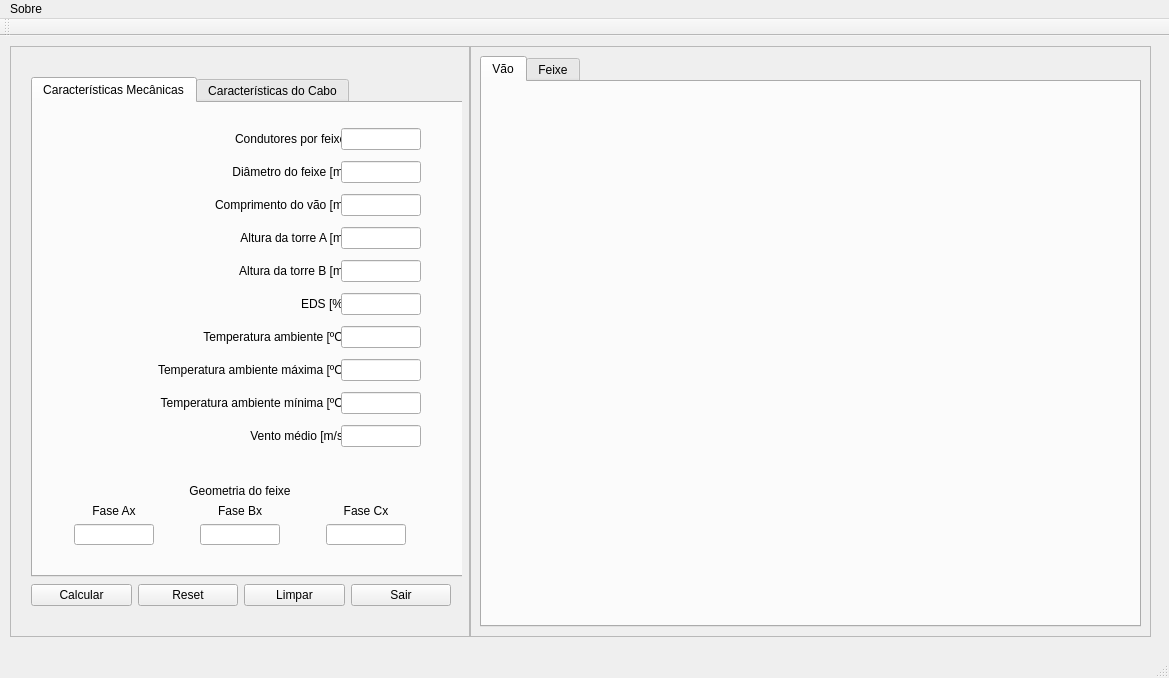
<?xml version="1.0" encoding="UTF-8"?>
<ui version="4.0">
 <class>MainWindow</class>
 <widget class="QMainWindow" name="MainWindow">
  <property name="geometry">
   <rect>
    <x>0</x>
    <y>0</y>
    <width>1169</width>
    <height>678</height>
   </rect>
  </property>
  <property name="windowTitle">
   <string>MainWindow</string>
  </property>
  <widget class="QWidget" name="centralWidget">
   <widget class="QFrame" name="frame">
    <property name="geometry">
     <rect>
      <x>10</x>
      <y>10</y>
      <width>460</width>
      <height>591</height>
     </rect>
    </property>
    <property name="minimumSize">
     <size>
      <width>460</width>
      <height>550</height>
     </size>
    </property>
    <property name="maximumSize">
     <size>
      <width>440</width>
      <height>16777215</height>
     </size>
    </property>
    <property name="frameShape">
     <enum>QFrame::StyledPanel</enum>
    </property>
    <property name="frameShadow">
     <enum>QFrame::Raised</enum>
    </property>
    <widget class="QWidget" name="layoutWidget1">
     <property name="geometry">
      <rect>
       <x>10</x>
       <y>10</y>
       <width>442</width>
       <height>561</height>
      </rect>
     </property>
     <layout class="QVBoxLayout" name="verticalLayout_7">
      <item>
       <widget class="QTabWidget" name="tabWidget">
        <property name="minimumSize">
         <size>
          <width>440</width>
          <height>500</height>
         </size>
        </property>
        <property name="maximumSize">
         <size>
          <width>410</width>
          <height>480</height>
         </size>
        </property>
        <property name="currentIndex">
         <number>0</number>
        </property>
        <widget class="QWidget" name="tab_1">
         <attribute name="title">
          <string>Características Mecânicas</string>
         </attribute>
         <widget class="QWidget" name="layoutWidget2">
          <property name="geometry">
           <rect>
            <x>9</x>
            <y>9</y>
            <width>390</width>
            <height>351</height>
           </rect>
          </property>
          <layout class="QVBoxLayout" name="_2">
           <item>
            <layout class="QHBoxLayout" name="horizontalLayout">
             <item>
              <widget class="QLabel" name="labelNFeixe">
               <property name="minimumSize">
                <size>
                 <width>300</width>
                 <height>0</height>
                </size>
               </property>
               <property name="maximumSize">
                <size>
                 <width>16777215</width>
                 <height>16777215</height>
                </size>
               </property>
               <property name="layoutDirection">
                <enum>Qt::LeftToRight</enum>
               </property>
               <property name="text">
                <string>Condutores por feixe: </string>
               </property>
               <property name="alignment">
                <set>Qt::AlignRight|Qt::AlignTrailing|Qt::AlignVCenter</set>
               </property>
               <property name="buddy">
                <cstring>lineNFeixe</cstring>
               </property>
              </widget>
             </item>
             <item>
              <widget class="QLineEdit" name="lineNFeixe">
               <property name="minimumSize">
                <size>
                 <width>80</width>
                 <height>0</height>
                </size>
               </property>
               <property name="maximumSize">
                <size>
                 <width>80</width>
                 <height>16777215</height>
                </size>
               </property>
              </widget>
             </item>
            </layout>
           </item>
           <item>
            <layout class="QHBoxLayout" name="horizontalLayout_2">
             <item>
              <widget class="QLabel" name="labelDiametroFeixe">
               <property name="minimumSize">
                <size>
                 <width>300</width>
                 <height>0</height>
                </size>
               </property>
               <property name="maximumSize">
                <size>
                 <width>16777215</width>
                 <height>16777215</height>
                </size>
               </property>
               <property name="layoutDirection">
                <enum>Qt::LeftToRight</enum>
               </property>
               <property name="text">
                <string>Diâmetro do feixe [m]: </string>
               </property>
               <property name="alignment">
                <set>Qt::AlignRight|Qt::AlignTrailing|Qt::AlignVCenter</set>
               </property>
               <property name="buddy">
                <cstring>lineDiametroFeixe</cstring>
               </property>
              </widget>
             </item>
             <item>
              <widget class="QLineEdit" name="lineDiametroFeixe">
               <property name="minimumSize">
                <size>
                 <width>80</width>
                 <height>0</height>
                </size>
               </property>
               <property name="maximumSize">
                <size>
                 <width>80</width>
                 <height>16777215</height>
                </size>
               </property>
              </widget>
             </item>
            </layout>
           </item>
           <item>
            <layout class="QHBoxLayout" name="horizontalLayout_3">
             <item>
              <widget class="QLabel" name="labelComprimentoVao">
               <property name="minimumSize">
                <size>
                 <width>300</width>
                 <height>0</height>
                </size>
               </property>
               <property name="maximumSize">
                <size>
                 <width>16777215</width>
                 <height>16777215</height>
                </size>
               </property>
               <property name="layoutDirection">
                <enum>Qt::LeftToRight</enum>
               </property>
               <property name="text">
                <string>Comprimento do vão [m]: </string>
               </property>
               <property name="alignment">
                <set>Qt::AlignRight|Qt::AlignTrailing|Qt::AlignVCenter</set>
               </property>
               <property name="buddy">
                <cstring>lineComprimentoVao</cstring>
               </property>
              </widget>
             </item>
             <item>
              <widget class="QLineEdit" name="lineComprimentoVao">
               <property name="minimumSize">
                <size>
                 <width>80</width>
                 <height>0</height>
                </size>
               </property>
               <property name="maximumSize">
                <size>
                 <width>80</width>
                 <height>16777215</height>
                </size>
               </property>
              </widget>
             </item>
            </layout>
           </item>
           <item>
            <layout class="QHBoxLayout" name="horizontalLayout_4">
             <item>
              <widget class="QLabel" name="labelAlturaTorreA">
               <property name="minimumSize">
                <size>
                 <width>300</width>
                 <height>0</height>
                </size>
               </property>
               <property name="maximumSize">
                <size>
                 <width>16777215</width>
                 <height>16777215</height>
                </size>
               </property>
               <property name="layoutDirection">
                <enum>Qt::LeftToRight</enum>
               </property>
               <property name="text">
                <string>Altura da torre A [m]: </string>
               </property>
               <property name="alignment">
                <set>Qt::AlignRight|Qt::AlignTrailing|Qt::AlignVCenter</set>
               </property>
               <property name="buddy">
                <cstring>lineAlturaTorreA</cstring>
               </property>
              </widget>
             </item>
             <item>
              <widget class="QLineEdit" name="lineAlturaTorreA">
               <property name="minimumSize">
                <size>
                 <width>80</width>
                 <height>0</height>
                </size>
               </property>
               <property name="maximumSize">
                <size>
                 <width>80</width>
                 <height>16777215</height>
                </size>
               </property>
              </widget>
             </item>
            </layout>
           </item>
           <item>
            <layout class="QHBoxLayout" name="horizontalLayout_18">
             <item>
              <widget class="QLabel" name="labelAlturaTorreB">
               <property name="minimumSize">
                <size>
                 <width>300</width>
                 <height>0</height>
                </size>
               </property>
               <property name="maximumSize">
                <size>
                 <width>16777215</width>
                 <height>16777215</height>
                </size>
               </property>
               <property name="layoutDirection">
                <enum>Qt::LeftToRight</enum>
               </property>
               <property name="text">
                <string>Altura da torre B [m]: </string>
               </property>
               <property name="alignment">
                <set>Qt::AlignRight|Qt::AlignTrailing|Qt::AlignVCenter</set>
               </property>
               <property name="buddy">
                <cstring>lineAlturaTorreA</cstring>
               </property>
              </widget>
             </item>
             <item>
              <widget class="QLineEdit" name="lineAlturaTorreB">
               <property name="minimumSize">
                <size>
                 <width>80</width>
                 <height>0</height>
                </size>
               </property>
               <property name="maximumSize">
                <size>
                 <width>80</width>
                 <height>16777215</height>
                </size>
               </property>
              </widget>
             </item>
            </layout>
           </item>
           <item>
            <layout class="QHBoxLayout" name="horizontalLayout_5">
             <item>
              <widget class="QLabel" name="labelEDS">
               <property name="minimumSize">
                <size>
                 <width>300</width>
                 <height>0</height>
                </size>
               </property>
               <property name="maximumSize">
                <size>
                 <width>16777215</width>
                 <height>16777215</height>
                </size>
               </property>
               <property name="layoutDirection">
                <enum>Qt::LeftToRight</enum>
               </property>
               <property name="text">
                <string>EDS [%]: </string>
               </property>
               <property name="alignment">
                <set>Qt::AlignRight|Qt::AlignTrailing|Qt::AlignVCenter</set>
               </property>
               <property name="buddy">
                <cstring>lineEDS</cstring>
               </property>
              </widget>
             </item>
             <item>
              <widget class="QLineEdit" name="lineEDS">
               <property name="minimumSize">
                <size>
                 <width>80</width>
                 <height>0</height>
                </size>
               </property>
               <property name="maximumSize">
                <size>
                 <width>80</width>
                 <height>16777215</height>
                </size>
               </property>
              </widget>
             </item>
            </layout>
           </item>
           <item>
            <layout class="QHBoxLayout" name="horizontalLayout_6">
             <item>
              <widget class="QLabel" name="labelTemperaturaAmbiente">
               <property name="minimumSize">
                <size>
                 <width>300</width>
                 <height>0</height>
                </size>
               </property>
               <property name="maximumSize">
                <size>
                 <width>16777215</width>
                 <height>16777215</height>
                </size>
               </property>
               <property name="layoutDirection">
                <enum>Qt::LeftToRight</enum>
               </property>
               <property name="text">
                <string>Temperatura ambiente [ºC]: </string>
               </property>
               <property name="alignment">
                <set>Qt::AlignRight|Qt::AlignTrailing|Qt::AlignVCenter</set>
               </property>
               <property name="buddy">
                <cstring>lineTemperaturaAmbiente</cstring>
               </property>
              </widget>
             </item>
             <item>
              <widget class="QLineEdit" name="lineTemperaturaAmbiente">
               <property name="minimumSize">
                <size>
                 <width>80</width>
                 <height>0</height>
                </size>
               </property>
               <property name="maximumSize">
                <size>
                 <width>80</width>
                 <height>16777215</height>
                </size>
               </property>
              </widget>
             </item>
            </layout>
           </item>
           <item>
            <layout class="QHBoxLayout" name="horizontalLayout_7">
             <item>
              <widget class="QLabel" name="labelTemperaturaAmbienteMaxima">
               <property name="minimumSize">
                <size>
                 <width>300</width>
                 <height>0</height>
                </size>
               </property>
               <property name="maximumSize">
                <size>
                 <width>16777215</width>
                 <height>16777215</height>
                </size>
               </property>
               <property name="layoutDirection">
                <enum>Qt::LeftToRight</enum>
               </property>
               <property name="text">
                <string>Temperatura ambiente máxima [ºC]: </string>
               </property>
               <property name="alignment">
                <set>Qt::AlignRight|Qt::AlignTrailing|Qt::AlignVCenter</set>
               </property>
               <property name="buddy">
                <cstring>lineTemperturaAmbienteMaxima</cstring>
               </property>
              </widget>
             </item>
             <item>
              <widget class="QLineEdit" name="lineTemperturaAmbienteMaxima">
               <property name="minimumSize">
                <size>
                 <width>80</width>
                 <height>0</height>
                </size>
               </property>
               <property name="maximumSize">
                <size>
                 <width>80</width>
                 <height>16777215</height>
                </size>
               </property>
              </widget>
             </item>
            </layout>
           </item>
           <item>
            <layout class="QHBoxLayout" name="horizontalLayout_8">
             <item>
              <widget class="QLabel" name="labelTemperaturaAmbienteMinima">
               <property name="minimumSize">
                <size>
                 <width>300</width>
                 <height>0</height>
                </size>
               </property>
               <property name="maximumSize">
                <size>
                 <width>16777215</width>
                 <height>16777215</height>
                </size>
               </property>
               <property name="layoutDirection">
                <enum>Qt::LeftToRight</enum>
               </property>
               <property name="text">
                <string>Temperatura ambiente mínima [ºC]: </string>
               </property>
               <property name="alignment">
                <set>Qt::AlignRight|Qt::AlignTrailing|Qt::AlignVCenter</set>
               </property>
               <property name="buddy">
                <cstring>lineTemperaturaAmbienteMinima</cstring>
               </property>
              </widget>
             </item>
             <item>
              <widget class="QLineEdit" name="lineTemperaturaAmbienteMinima">
               <property name="minimumSize">
                <size>
                 <width>80</width>
                 <height>0</height>
                </size>
               </property>
               <property name="maximumSize">
                <size>
                 <width>80</width>
                 <height>16777215</height>
                </size>
               </property>
              </widget>
             </item>
            </layout>
           </item>
           <item>
            <layout class="QHBoxLayout" name="horizontalLayout_9">
             <item>
              <widget class="QLabel" name="labelVentoMedio">
               <property name="minimumSize">
                <size>
                 <width>300</width>
                 <height>0</height>
                </size>
               </property>
               <property name="maximumSize">
                <size>
                 <width>16777215</width>
                 <height>16777215</height>
                </size>
               </property>
               <property name="layoutDirection">
                <enum>Qt::LeftToRight</enum>
               </property>
               <property name="text">
                <string>Vento médio [m/s]: </string>
               </property>
               <property name="alignment">
                <set>Qt::AlignRight|Qt::AlignTrailing|Qt::AlignVCenter</set>
               </property>
               <property name="buddy">
                <cstring>lineVentoMedio</cstring>
               </property>
              </widget>
             </item>
             <item>
              <widget class="QLineEdit" name="lineVentoMedio">
               <property name="minimumSize">
                <size>
                 <width>80</width>
                 <height>0</height>
                </size>
               </property>
               <property name="maximumSize">
                <size>
                 <width>80</width>
                 <height>16777215</height>
                </size>
               </property>
              </widget>
             </item>
            </layout>
           </item>
          </layout>
         </widget>
         <widget class="QWidget" name="layoutWidget3">
          <property name="geometry">
           <rect>
            <x>30</x>
            <y>370</y>
            <width>354</width>
            <height>83</height>
           </rect>
          </property>
          <layout class="QGridLayout" name="gridLayout">
           <item row="0" column="0">
            <widget class="QLabel" name="labelGeometriaFeixe">
             <property name="text">
              <string>Geometria do feixe</string>
             </property>
             <property name="alignment">
              <set>Qt::AlignCenter</set>
             </property>
            </widget>
           </item>
           <item row="1" column="0">
            <layout class="QHBoxLayout" name="horizontalLayout_17">
             <item>
              <layout class="QVBoxLayout" name="verticalLayout_3">
               <item>
                <widget class="QLabel" name="labelFaseAx">
                 <property name="minimumSize">
                  <size>
                   <width>80</width>
                   <height>0</height>
                  </size>
                 </property>
                 <property name="maximumSize">
                  <size>
                   <width>80</width>
                   <height>16777215</height>
                  </size>
                 </property>
                 <property name="text">
                  <string>Fase Ax</string>
                 </property>
                 <property name="alignment">
                  <set>Qt::AlignCenter</set>
                 </property>
                </widget>
               </item>
               <item>
                <widget class="QLineEdit" name="lineFaseAx">
                 <property name="minimumSize">
                  <size>
                   <width>80</width>
                   <height>0</height>
                  </size>
                 </property>
                 <property name="maximumSize">
                  <size>
                   <width>80</width>
                   <height>16777215</height>
                  </size>
                 </property>
                </widget>
               </item>
              </layout>
             </item>
             <item>
              <spacer name="horizontalSpacer">
               <property name="orientation">
                <enum>Qt::Horizontal</enum>
               </property>
               <property name="sizeHint" stdset="0">
                <size>
                 <width>40</width>
                 <height>20</height>
                </size>
               </property>
              </spacer>
             </item>
             <item>
              <layout class="QVBoxLayout" name="verticalLayout_2">
               <item>
                <widget class="QLabel" name="labelFaseBx">
                 <property name="minimumSize">
                  <size>
                   <width>80</width>
                   <height>0</height>
                  </size>
                 </property>
                 <property name="maximumSize">
                  <size>
                   <width>80</width>
                   <height>16777215</height>
                  </size>
                 </property>
                 <property name="text">
                  <string>Fase Bx</string>
                 </property>
                 <property name="alignment">
                  <set>Qt::AlignCenter</set>
                 </property>
                </widget>
               </item>
               <item>
                <widget class="QLineEdit" name="lineFaseBx">
                 <property name="minimumSize">
                  <size>
                   <width>80</width>
                   <height>0</height>
                  </size>
                 </property>
                 <property name="maximumSize">
                  <size>
                   <width>80</width>
                   <height>16777215</height>
                  </size>
                 </property>
                </widget>
               </item>
              </layout>
             </item>
             <item>
              <spacer name="horizontalSpacer_2">
               <property name="orientation">
                <enum>Qt::Horizontal</enum>
               </property>
               <property name="sizeHint" stdset="0">
                <size>
                 <width>40</width>
                 <height>20</height>
                </size>
               </property>
              </spacer>
             </item>
             <item>
              <layout class="QVBoxLayout" name="verticalLayout">
               <item>
                <widget class="QLabel" name="labelFaseCx">
                 <property name="minimumSize">
                  <size>
                   <width>80</width>
                   <height>0</height>
                  </size>
                 </property>
                 <property name="maximumSize">
                  <size>
                   <width>80</width>
                   <height>16777215</height>
                  </size>
                 </property>
                 <property name="text">
                  <string>Fase Cx</string>
                 </property>
                 <property name="alignment">
                  <set>Qt::AlignCenter</set>
                 </property>
                </widget>
               </item>
               <item>
                <widget class="QLineEdit" name="lineFaseCx">
                 <property name="minimumSize">
                  <size>
                   <width>80</width>
                   <height>0</height>
                  </size>
                 </property>
                 <property name="maximumSize">
                  <size>
                   <width>80</width>
                   <height>16777215</height>
                  </size>
                 </property>
                </widget>
               </item>
              </layout>
             </item>
            </layout>
           </item>
          </layout>
         </widget>
        </widget>
        <widget class="QWidget" name="tab_2">
         <attribute name="title">
          <string>Características do Cabo</string>
         </attribute>
         <widget class="QWidget" name="layoutWidget_9">
          <property name="geometry">
           <rect>
            <x>10</x>
            <y>10</y>
            <width>390</width>
            <height>293</height>
           </rect>
          </property>
          <layout class="QVBoxLayout" name="_3">
           <item>
            <layout class="QHBoxLayout" name="horizontalLayout_10">
             <item>
              <widget class="QLabel" name="labelSecaoTransversal">
               <property name="minimumSize">
                <size>
                 <width>300</width>
                 <height>0</height>
                </size>
               </property>
               <property name="maximumSize">
                <size>
                 <width>16777215</width>
                 <height>16777215</height>
                </size>
               </property>
               <property name="layoutDirection">
                <enum>Qt::LeftToRight</enum>
               </property>
               <property name="text">
                <string>Seção Transversal do condutor [mm²]: </string>
               </property>
               <property name="alignment">
                <set>Qt::AlignRight|Qt::AlignTrailing|Qt::AlignVCenter</set>
               </property>
               <property name="buddy">
                <cstring>lineNFeixe</cstring>
               </property>
              </widget>
             </item>
             <item>
              <widget class="QLineEdit" name="lineSecaoTransversal">
               <property name="minimumSize">
                <size>
                 <width>80</width>
                 <height>0</height>
                </size>
               </property>
               <property name="maximumSize">
                <size>
                 <width>80</width>
                 <height>16777215</height>
                </size>
               </property>
              </widget>
             </item>
            </layout>
           </item>
           <item>
            <layout class="QHBoxLayout" name="horizontalLayout_11">
             <item>
              <widget class="QLabel" name="labelDiametroCondutor">
               <property name="minimumSize">
                <size>
                 <width>300</width>
                 <height>0</height>
                </size>
               </property>
               <property name="maximumSize">
                <size>
                 <width>16777215</width>
                 <height>16777215</height>
                </size>
               </property>
               <property name="layoutDirection">
                <enum>Qt::LeftToRight</enum>
               </property>
               <property name="text">
                <string>Diâmetro do condutor [mm]: </string>
               </property>
               <property name="alignment">
                <set>Qt::AlignRight|Qt::AlignTrailing|Qt::AlignVCenter</set>
               </property>
               <property name="buddy">
                <cstring>lineDiametroFeixe</cstring>
               </property>
              </widget>
             </item>
             <item>
              <widget class="QLineEdit" name="lineDiametroCondutor">
               <property name="minimumSize">
                <size>
                 <width>80</width>
                 <height>0</height>
                </size>
               </property>
               <property name="maximumSize">
                <size>
                 <width>80</width>
                 <height>16777215</height>
                </size>
               </property>
              </widget>
             </item>
            </layout>
           </item>
           <item>
            <layout class="QHBoxLayout" name="horizontalLayout_12">
             <item>
              <widget class="QLabel" name="labelMassaCondutor">
               <property name="minimumSize">
                <size>
                 <width>300</width>
                 <height>0</height>
                </size>
               </property>
               <property name="maximumSize">
                <size>
                 <width>16777215</width>
                 <height>16777215</height>
                </size>
               </property>
               <property name="layoutDirection">
                <enum>Qt::LeftToRight</enum>
               </property>
               <property name="text">
                <string>Massa do condutor [kgf/km]: </string>
               </property>
               <property name="alignment">
                <set>Qt::AlignRight|Qt::AlignTrailing|Qt::AlignVCenter</set>
               </property>
               <property name="buddy">
                <cstring>lineComprimentoVao</cstring>
               </property>
              </widget>
             </item>
             <item>
              <widget class="QLineEdit" name="lineMassaCondutor">
               <property name="minimumSize">
                <size>
                 <width>80</width>
                 <height>0</height>
                </size>
               </property>
               <property name="maximumSize">
                <size>
                 <width>80</width>
                 <height>16777215</height>
                </size>
               </property>
              </widget>
             </item>
            </layout>
           </item>
           <item>
            <layout class="QHBoxLayout" name="horizontalLayout_13">
             <item>
              <widget class="QLabel" name="labelCargaRuptura">
               <property name="minimumSize">
                <size>
                 <width>300</width>
                 <height>0</height>
                </size>
               </property>
               <property name="maximumSize">
                <size>
                 <width>16777215</width>
                 <height>16777215</height>
                </size>
               </property>
               <property name="layoutDirection">
                <enum>Qt::LeftToRight</enum>
               </property>
               <property name="text">
                <string>Carga de ruptura [kgf]: </string>
               </property>
               <property name="alignment">
                <set>Qt::AlignRight|Qt::AlignTrailing|Qt::AlignVCenter</set>
               </property>
               <property name="buddy">
                <cstring>lineAlturaTorreA</cstring>
               </property>
              </widget>
             </item>
             <item>
              <widget class="QLineEdit" name="lineCargaRuptura">
               <property name="minimumSize">
                <size>
                 <width>80</width>
                 <height>0</height>
                </size>
               </property>
               <property name="maximumSize">
                <size>
                 <width>80</width>
                 <height>16777215</height>
                </size>
               </property>
              </widget>
             </item>
            </layout>
           </item>
           <item>
            <layout class="QHBoxLayout" name="horizontalLayout_14">
             <item>
              <widget class="QLabel" name="labelCoeficienteDilatacao">
               <property name="minimumSize">
                <size>
                 <width>300</width>
                 <height>0</height>
                </size>
               </property>
               <property name="maximumSize">
                <size>
                 <width>16777215</width>
                 <height>16777215</height>
                </size>
               </property>
               <property name="layoutDirection">
                <enum>Qt::LeftToRight</enum>
               </property>
               <property name="text">
                <string>Dilatação linear final [°C^-1]: </string>
               </property>
               <property name="alignment">
                <set>Qt::AlignRight|Qt::AlignTrailing|Qt::AlignVCenter</set>
               </property>
               <property name="buddy">
                <cstring>lineEDS</cstring>
               </property>
              </widget>
             </item>
             <item>
              <widget class="QLineEdit" name="lineCoeficienteDilatacao">
               <property name="minimumSize">
                <size>
                 <width>80</width>
                 <height>0</height>
                </size>
               </property>
               <property name="maximumSize">
                <size>
                 <width>80</width>
                 <height>16777215</height>
                </size>
               </property>
              </widget>
             </item>
            </layout>
           </item>
           <item>
            <layout class="QHBoxLayout" name="horizontalLayout_15">
             <item>
              <widget class="QLabel" name="labelModuloElasticidade">
               <property name="minimumSize">
                <size>
                 <width>300</width>
                 <height>0</height>
                </size>
               </property>
               <property name="maximumSize">
                <size>
                 <width>16777215</width>
                 <height>16777215</height>
                </size>
               </property>
               <property name="layoutDirection">
                <enum>Qt::LeftToRight</enum>
               </property>
               <property name="text">
                <string>Elasticidade final [kgf/mm²]: </string>
               </property>
               <property name="alignment">
                <set>Qt::AlignRight|Qt::AlignTrailing|Qt::AlignVCenter</set>
               </property>
               <property name="buddy">
                <cstring>lineTemperaturaAmbiente</cstring>
               </property>
              </widget>
             </item>
             <item>
              <widget class="QLineEdit" name="lineModuloElasticidade">
               <property name="minimumSize">
                <size>
                 <width>80</width>
                 <height>0</height>
                </size>
               </property>
               <property name="maximumSize">
                <size>
                 <width>80</width>
                 <height>16777215</height>
                </size>
               </property>
              </widget>
             </item>
            </layout>
           </item>
           <item>
            <layout class="QHBoxLayout" name="horizontalLayout_16">
             <item>
              <widget class="QLabel" name="labelTemperaturaOperacao">
               <property name="minimumSize">
                <size>
                 <width>300</width>
                 <height>0</height>
                </size>
               </property>
               <property name="maximumSize">
                <size>
                 <width>16777215</width>
                 <height>16777215</height>
                </size>
               </property>
               <property name="layoutDirection">
                <enum>Qt::LeftToRight</enum>
               </property>
               <property name="text">
                <string>Temperatura de operação [ºC]: </string>
               </property>
               <property name="alignment">
                <set>Qt::AlignRight|Qt::AlignTrailing|Qt::AlignVCenter</set>
               </property>
               <property name="buddy">
                <cstring>lineTemperturaAmbienteMaxima</cstring>
               </property>
              </widget>
             </item>
             <item>
              <widget class="QLineEdit" name="lineTemperaturaOperacao">
               <property name="minimumSize">
                <size>
                 <width>80</width>
                 <height>0</height>
                </size>
               </property>
               <property name="maximumSize">
                <size>
                 <width>80</width>
                 <height>16777215</height>
                </size>
               </property>
              </widget>
             </item>
            </layout>
           </item>
          </layout>
         </widget>
        </widget>
       </widget>
      </item>
      <item>
       <spacer name="verticalSpacer">
        <property name="orientation">
         <enum>Qt::Vertical</enum>
        </property>
        <property name="sizeHint" stdset="0">
         <size>
          <width>20</width>
          <height>20</height>
         </size>
        </property>
       </spacer>
      </item>
      <item>
       <layout class="QHBoxLayout" name="horizontalLayout_35">
        <item>
         <widget class="QPushButton" name="botaoCalcular">
          <property name="text">
           <string>Calcular</string>
          </property>
         </widget>
        </item>
        <item>
         <widget class="QPushButton" name="botaoReset">
          <property name="text">
           <string>Reset</string>
          </property>
         </widget>
        </item>
        <item>
         <widget class="QPushButton" name="botaoLimpar">
          <property name="text">
           <string>Limpar</string>
          </property>
         </widget>
        </item>
        <item>
         <widget class="QPushButton" name="botaoSair">
          <property name="text">
           <string>Sair</string>
          </property>
         </widget>
        </item>
       </layout>
      </item>
     </layout>
    </widget>
   </widget>
   <widget class="QFrame" name="frame_2">
    <property name="geometry">
     <rect>
      <x>470</x>
      <y>10</y>
      <width>681</width>
      <height>591</height>
     </rect>
    </property>
    <property name="frameShape">
     <enum>QFrame::StyledPanel</enum>
    </property>
    <property name="frameShadow">
     <enum>QFrame::Raised</enum>
    </property>
    <widget class="QTabWidget" name="tabWidget_2">
     <property name="geometry">
      <rect>
       <x>10</x>
       <y>10</y>
       <width>661</width>
       <height>571</height>
      </rect>
     </property>
     <property name="currentIndex">
      <number>0</number>
     </property>
     <widget class="QWidget" name="tab">
      <attribute name="title">
       <string>Vão</string>
      </attribute>
      <widget class="QCustomPlot" name="widgetVao" native="true">
       <property name="geometry">
        <rect>
         <x>10</x>
         <y>10</y>
         <width>621</width>
         <height>511</height>
        </rect>
       </property>
      </widget>
     </widget>
     <widget class="QWidget" name="tab_5">
      <attribute name="title">
       <string>Feixe</string>
      </attribute>
      <widget class="QCustomPlot" name="widgetFeixe" native="true">
       <property name="geometry">
        <rect>
         <x>10</x>
         <y>10</y>
         <width>641</width>
         <height>521</height>
        </rect>
       </property>
      </widget>
     </widget>
    </widget>
   </widget>
  </widget>
  <widget class="QMenuBar" name="menuBar">
   <property name="geometry">
    <rect>
     <x>0</x>
     <y>0</y>
     <width>1169</width>
     <height>22</height>
    </rect>
   </property>
   <widget class="QMenu" name="menuSobre">
    <property name="title">
     <string>Sobre</string>
    </property>
   </widget>
   <addaction name="menuSobre"/>
  </widget>
  <widget class="QToolBar" name="mainToolBar">
   <attribute name="toolBarArea">
    <enum>TopToolBarArea</enum>
   </attribute>
   <attribute name="toolBarBreak">
    <bool>false</bool>
   </attribute>
  </widget>
  <widget class="QStatusBar" name="statusBar"/>
 </widget>
 <layoutdefault spacing="6" margin="11"/>
 <customwidgets>
  <customwidget>
   <class>QCustomPlot</class>
   <extends>QWidget</extends>
   <header>lib/qcustomplot.hpp</header>
   <container>1</container>
  </customwidget>
 </customwidgets>
 <resources/>
 <connections>
  <connection>
   <sender>botaoSair</sender>
   <signal>clicked()</signal>
   <receiver>MainWindow</receiver>
   <slot>close()</slot>
   <hints>
    <hint type="sourcelabel">
     <x>363</x>
     <y>547</y>
    </hint>
    <hint type="destinationlabel">
     <x>364</x>
     <y>580</y>
    </hint>
   </hints>
  </connection>
 </connections>
</ui>
